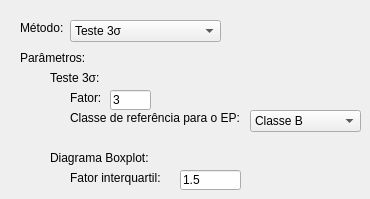
      <widget class="QWidget" name="tab_13">
       <attribute name="title">
        <string>Outlier</string>
       </attribute>
       <widget class="QComboBox" name="comboBox_6">
        <property name="geometry">
         <rect>
          <x>70</x>
          <y>20</y>
          <width>151</width>
          <height>22</height>
         </rect>
        </property>
        <property name="currentIndex">
         <number>0</number>
        </property>
        <item>
         <property name="text">
          <string>Teste 3σ</string>
         </property>
        </item>
        <item>
         <property name="text">
          <string>Diagrama Boxplot</string>
         </property>
        </item>
       </widget>
       <widget class="QLabel" name="label_20">
        <property name="geometry">
         <rect>
          <x>20</x>
          <y>20</y>
          <width>47</width>
          <height>16</height>
         </rect>
        </property>
        <property name="text">
         <string>Método:</string>
        </property>
       </widget>
       <widget class="QLabel" name="label_21">
        <property name="geometry">
         <rect>
          <x>20</x>
          <y>50</y>
          <width>71</width>
          <height>16</height>
         </rect>
        </property>
        <property name="text">
         <string>Parâmetros:</string>
        </property>
       </widget>
       <widget class="QLabel" name="label_22">
        <property name="geometry">
         <rect>
          <x>50</x>
          <y>70</y>
          <width>51</width>
          <height>16</height>
         </rect>
        </property>
        <property name="text">
         <string>Teste 3σ:</string>
        </property>
       </widget>
       <widget class="QLabel" name="label_23">
        <property name="geometry">
         <rect>
          <x>50</x>
          <y>150</y>
          <width>101</width>
          <height>16</height>
         </rect>
        </property>
        <property name="text">
         <string>Diagrama Boxplot:</string>
        </property>
       </widget>
       <widget class="QLabel" name="label_24">
        <property name="geometry">
         <rect>
          <x>70</x>
          <y>170</y>
          <width>101</width>
          <height>16</height>
         </rect>
        </property>
        <property name="text">
         <string>Fator interquartil:</string>
        </property>
       </widget>
       <widget class="QLabel" name="label_31">
        <property name="geometry">
         <rect>
          <x>70</x>
          <y>90</y>
          <width>41</width>
          <height>16</height>
         </rect>
        </property>
        <property name="text">
         <string>Fator:</string>
        </property>
       </widget>
       <widget class="QLineEdit" name="lineEdit">
        <property name="geometry">
         <rect>
          <x>110</x>
          <y>90</y>
          <width>41</width>
          <height>20</height>
         </rect>
        </property>
        <property name="text">
         <string>3</string>
        </property>
       </widget>
       <widget class="QLineEdit" name="lineEdit_2">
        <property name="geometry">
         <rect>
          <x>180</x>
          <y>170</y>
          <width>61</width>
          <height>20</height>
         </rect>
        </property>
        <property name="text">
         <string>1.5</string>
        </property>
       </widget>
       <widget class="QLabel" name="label_88">
        <property name="geometry">
         <rect>
          <x>70</x>
          <y>110</y>
          <width>181</width>
          <height>16</height>
         </rect>
        </property>
        <property name="text">
         <string>Classe de referência para o EP:</string>
        </property>
       </widget>
       <widget class="QComboBox" name="comboBox_7">
        <property name="geometry">
         <rect>
          <x>250</x>
          <y>110</y>
          <width>111</width>
          <height>22</height>
         </rect>
        </property>
        <property name="currentIndex">
         <number>1</number>
        </property>
        <item>
         <property name="text">
          <string>Classe A</string>
         </property>
        </item>
        <item>
         <property name="text">
          <string>Classe B</string>
         </property>
        </item>
        <item>
         <property name="text">
          <string>Classe C</string>
         </property>
        </item>
        <item>
         <property name="text">
          <string>Classe D</string>
         </property>
        </item>
       </widget>
      </widget>
